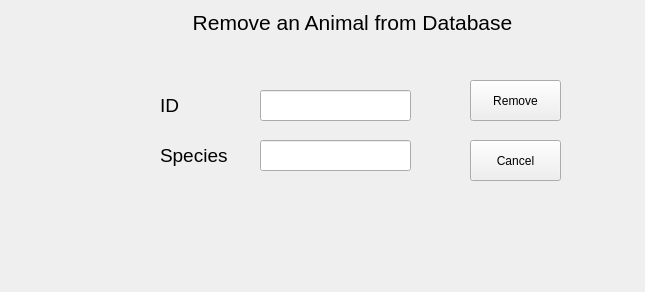
<?xml version="1.0" encoding="UTF-8"?>
<ui version="4.0">
 <class>removeentryform</class>
 <widget class="QWidget" name="removeentryform">
  <property name="geometry">
   <rect>
    <x>0</x>
    <y>0</y>
    <width>645</width>
    <height>292</height>
   </rect>
  </property>
  <property name="windowTitle">
   <string>Form</string>
  </property>
  <widget class="QLabel" name="label">
   <property name="geometry">
    <rect>
     <x>180</x>
     <y>10</y>
     <width>345</width>
     <height>25</height>
    </rect>
   </property>
   <property name="font">
    <font>
     <pointsize>16</pointsize>
    </font>
   </property>
   <property name="text">
    <string>Remove an Animal from Database</string>
   </property>
   <property name="alignment">
    <set>Qt::AlignCenter</set>
   </property>
  </widget>
  <widget class="QLabel" name="label_2">
   <property name="geometry">
    <rect>
     <x>160</x>
     <y>90</y>
     <width>71</width>
     <height>31</height>
    </rect>
   </property>
   <property name="font">
    <font>
     <pointsize>14</pointsize>
    </font>
   </property>
   <property name="text">
    <string>ID</string>
   </property>
  </widget>
  <widget class="QLabel" name="label_3">
   <property name="geometry">
    <rect>
     <x>160</x>
     <y>140</y>
     <width>71</width>
     <height>31</height>
    </rect>
   </property>
   <property name="font">
    <font>
     <pointsize>14</pointsize>
    </font>
   </property>
   <property name="text">
    <string>Species</string>
   </property>
  </widget>
  <widget class="QPushButton" name="pushButton">
   <property name="geometry">
    <rect>
     <x>470</x>
     <y>80</y>
     <width>91</width>
     <height>41</height>
    </rect>
   </property>
   <property name="text">
    <string>Remove</string>
   </property>
  </widget>
  <widget class="QPushButton" name="pushButton_2">
   <property name="geometry">
    <rect>
     <x>470</x>
     <y>140</y>
     <width>91</width>
     <height>41</height>
    </rect>
   </property>
   <property name="text">
    <string>Cancel</string>
   </property>
  </widget>
  <widget class="QLineEdit" name="lineEdit">
   <property name="geometry">
    <rect>
     <x>260</x>
     <y>90</y>
     <width>151</width>
     <height>31</height>
    </rect>
   </property>
  </widget>
  <widget class="QLineEdit" name="lineEdit_2">
   <property name="geometry">
    <rect>
     <x>260</x>
     <y>140</y>
     <width>151</width>
     <height>31</height>
    </rect>
   </property>
  </widget>
 </widget>
 <resources/>
 <connections/>
</ui>
